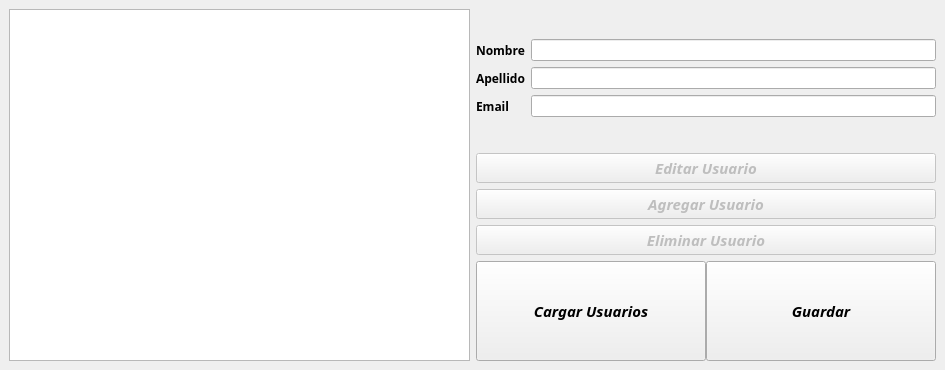
<?xml version="1.0" encoding="UTF-8"?>
<ui version="4.0">
 <class>MainWindow</class>
 <widget class="QMainWindow" name="MainWindow">
  <property name="geometry">
   <rect>
    <x>0</x>
    <y>0</y>
    <width>945</width>
    <height>370</height>
   </rect>
  </property>
  <property name="windowTitle">
   <string>MainWindow</string>
  </property>
  <widget class="QWidget" name="centralwidget">
   <layout class="QHBoxLayout" name="horizontalLayout">
    <item>
     <widget class="QListWidget" name="lista">
      <property name="focusPolicy">
       <enum>Qt::NoFocus</enum>
      </property>
      <property name="alternatingRowColors">
       <bool>true</bool>
      </property>
      <property name="selectionMode">
       <enum>QAbstractItemView::SingleSelection</enum>
      </property>
      <property name="selectionBehavior">
       <enum>QAbstractItemView::SelectRows</enum>
      </property>
      <property name="isWrapping" stdset="0">
       <bool>false</bool>
      </property>
      <property name="resizeMode">
       <enum>QListView::Adjust</enum>
      </property>
      <property name="spacing">
       <number>49</number>
      </property>
      <property name="wordWrap">
       <bool>false</bool>
      </property>
     </widget>
    </item>
    <item>
     <layout class="QVBoxLayout" name="verticalLayout_2">
      <item>
       <layout class="QFormLayout" name="formL">
        <property name="labelAlignment">
         <set>Qt::AlignLeading|Qt::AlignLeft|Qt::AlignVCenter</set>
        </property>
        <property name="formAlignment">
         <set>Qt::AlignCenter</set>
        </property>
        <item row="0" column="0">
         <widget class="QLabel" name="label">
          <property name="font">
           <font>
            <family>Hack</family>
            <weight>75</weight>
            <bold>true</bold>
           </font>
          </property>
          <property name="text">
           <string>Nombre</string>
          </property>
          <property name="textInteractionFlags">
           <set>Qt::NoTextInteraction</set>
          </property>
         </widget>
        </item>
        <item row="0" column="1">
         <widget class="QLineEdit" name="nombre"/>
        </item>
        <item row="1" column="0">
         <widget class="QLabel" name="label_2">
          <property name="font">
           <font>
            <family>Hack</family>
            <weight>75</weight>
            <bold>true</bold>
           </font>
          </property>
          <property name="text">
           <string>Apellido</string>
          </property>
          <property name="textInteractionFlags">
           <set>Qt::NoTextInteraction</set>
          </property>
         </widget>
        </item>
        <item row="1" column="1">
         <widget class="QLineEdit" name="apellido"/>
        </item>
        <item row="2" column="0">
         <widget class="QLabel" name="label_3">
          <property name="font">
           <font>
            <family>Hack</family>
            <weight>75</weight>
            <bold>true</bold>
           </font>
          </property>
          <property name="text">
           <string>Email</string>
          </property>
          <property name="textFormat">
           <enum>Qt::AutoText</enum>
          </property>
          <property name="scaledContents">
           <bool>false</bool>
          </property>
         </widget>
        </item>
        <item row="2" column="1">
         <widget class="QLineEdit" name="email"/>
        </item>
       </layout>
      </item>
      <item>
       <widget class="QPushButton" name="botonEditar">
        <property name="enabled">
         <bool>false</bool>
        </property>
        <property name="font">
         <font>
          <family>Hack</family>
          <pointsize>11</pointsize>
          <weight>75</weight>
          <italic>true</italic>
          <bold>true</bold>
         </font>
        </property>
        <property name="cursor">
         <cursorShape>PointingHandCursor</cursorShape>
        </property>
        <property name="text">
         <string>Editar Usuario</string>
        </property>
       </widget>
      </item>
      <item>
       <widget class="QPushButton" name="botonAgregar">
        <property name="enabled">
         <bool>false</bool>
        </property>
        <property name="font">
         <font>
          <family>Hack</family>
          <pointsize>11</pointsize>
          <weight>75</weight>
          <italic>true</italic>
          <bold>true</bold>
         </font>
        </property>
        <property name="cursor">
         <cursorShape>PointingHandCursor</cursorShape>
        </property>
        <property name="text">
         <string>Agregar Usuario</string>
        </property>
       </widget>
      </item>
      <item>
       <widget class="QPushButton" name="botonEliminar">
        <property name="enabled">
         <bool>false</bool>
        </property>
        <property name="font">
         <font>
          <family>Hack</family>
          <pointsize>11</pointsize>
          <weight>75</weight>
          <italic>true</italic>
          <bold>true</bold>
         </font>
        </property>
        <property name="cursor">
         <cursorShape>PointingHandCursor</cursorShape>
        </property>
        <property name="text">
         <string>Eliminar Usuario</string>
        </property>
       </widget>
      </item>
      <item>
       <layout class="QHBoxLayout" name="horizontalLayout_2">
        <property name="spacing">
         <number>0</number>
        </property>
        <item>
         <widget class="QPushButton" name="botonCargar">
          <property name="minimumSize">
           <size>
            <width>0</width>
            <height>100</height>
           </size>
          </property>
          <property name="font">
           <font>
            <family>Hack</family>
            <pointsize>11</pointsize>
            <weight>75</weight>
            <italic>true</italic>
            <bold>true</bold>
           </font>
          </property>
          <property name="cursor">
           <cursorShape>PointingHandCursor</cursorShape>
          </property>
          <property name="text">
           <string>Cargar Usuarios</string>
          </property>
         </widget>
        </item>
        <item>
         <widget class="QPushButton" name="botonGuardar">
          <property name="minimumSize">
           <size>
            <width>0</width>
            <height>100</height>
           </size>
          </property>
          <property name="font">
           <font>
            <family>Hack</family>
            <pointsize>11</pointsize>
            <weight>75</weight>
            <italic>true</italic>
            <bold>true</bold>
           </font>
          </property>
          <property name="cursor">
           <cursorShape>PointingHandCursor</cursorShape>
          </property>
          <property name="text">
           <string>Guardar</string>
          </property>
         </widget>
        </item>
       </layout>
      </item>
     </layout>
    </item>
   </layout>
  </widget>
 </widget>
 <resources/>
 <connections/>
</ui>
